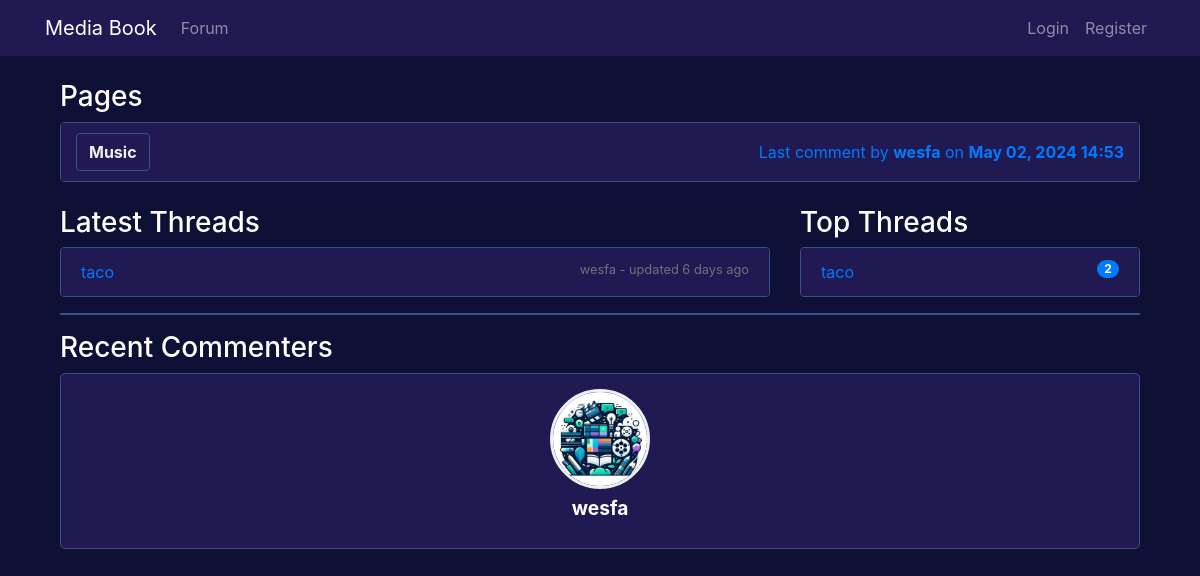
The app's page /forum/ with its own data.
### Forum/models.py (models this page shows, shortened)
class Page(models.Model):
    title = models.CharField(max_length=100)
    def get_latest_comment(self):
        from .models import Comment
        return Comment.objects.filter(thread__page=self).order_by('-created_at').first()

class Comment(models.Model):
    thread = models.ForeignKey(Thread, on_delete=models.CASCADE, related_name='comment')
    user = models.ForeignKey(User, on_delete=models.CASCADE)
    content = models.TextField()
    testtext = models.CharField(max_length=100)
    created_at = models.DateTimeField(auto_now_add=True)
    last_edited = models.DateTimeField(null=True, blank=True)
    likes = models.ManyToManyField(User, related_name='liked_comments', blank=True)
    parent = models.ForeignKey('self', on_delete=models.CASCADE, null=True, blank=True)

class Thread(models.Model):
    page = models.ForeignKey(Page, on_delete=models.CASCADE)
    title = models.CharField(max_length=200)
    original_poster = models.ForeignKey(User, on_delete=models.CASCADE, null=True, blank=True, related_name='created_threads')
    subscribers = models.ManyToManyField(User, related_name='subscribed_threads', blank=True)
    created_at = models.DateTimeField(auto_now_add=True)
    latest_comment_time = models.DateTimeField(null=True, blank=True)
    latest_comment_username = models.CharField(max_length=100, null=True, blank=True)

### ProfileApp/models.py (models this page shows, shortened)
class Profile(models.Model):
    user = models.OneToOneField(User, on_delete=models.CASCADE)
    profile_picture = models.ImageField(upload_to='profile_pics', default='profile_pics/default.png')
    personal_info = models.TextField(max_length=500, blank=True)
    firstName = models.TextField(max_length=25, blank=True)
    lastName = models.TextField(max_length=25, blank=True)
    displayName = models.BooleanField(default=False)
    email = models.EmailField(max_length=100, blank=True)
    displayEmail = models.BooleanField(default=False)
    phoneNumber = models.CharField(max_length=10, blank=True)
    displayNumber = models.BooleanField(default=False)

### Forum/views.py (the view)
# urls.py: path('', views.forum_home, name='forum_home'),
def forum_home(request):
    pages = Page.objects.all()
    threads = Thread.objects.all()
    latest_comments = Comment.objects.filter(user=OuterRef('user')).order_by('-created_at')
    profiles_with_latest_comment_dates = Profile.objects.select_related('user').annotate(
        latest_comment_date=Subquery(latest_comments.values('created_at')[:1])
    ).filter(
        latest_comment_date__isnull=False  # Ensure the profile has at least one comment
    ).order_by('-latest_comment_date')[:10]  # Get the top 10
    for thread in threads:
        latest_comment = Comment.objects.filter(thread=thread).order_by('-created_at').first()
        if latest_comment:
            thread.latest_comment_time = latest_comment.created_at
            thread.latest_comment_username = latest_comment.user.username
        else:
            thread.latest_comment_time = None
            thread.latest_comment_username = "No comments"
    latest_threads = sorted(threads, key=lambda x: (x.latest_comment_time is not None, x.latest_comment_time), reverse=True)[:5]
    top_threads = Thread.objects.annotate(num_comments=Count('comment')).order_by('-num_comments')[:5]
    return render(request, 'forum_home.html', {
        'pages': pages,
        'latest_threads': latest_threads,
        'top_threads': top_threads,
        'recent_commenter_profiles': profiles_with_latest_comment_dates,
    })

### Forum/context_processors.py (called while the page is built)
def notifications(request):
    if request.user.is_authenticated:
        return {
            'global_notifications': Notification.objects.filter(to_user=request.user, is_read=False).order_by('-date')
        }
    return {}

### Forum/templates/forum_home.html (shortened to what this page needs)
{% extends 'base.html' %}
{% block content %}
<div class="container mt-3">
    <div class="row">
        <div class="col-12">
            <h3> Pages</h3>
            <div class="list-group custom-border-wes">
                {% for page in pages %}
                <div class="page-item">
                    <div class="page-title">
                        <a href="{% url 'thread_list' page.id %}" class="page-link">{{ page.title }}</a>
                    </div>
                    <div class="comment-link">
                        {% with latest_comment=page.get_latest_comment %}
                        {% if latest_comment %}
                            <a href="{% url 'thread_detail_comment' latest_comment.thread.id latest_comment.id %}">
                                Last comment by <strong>{{ latest_comment.user.username }}</strong> on <strong>{{ latest_comment.created_at|date:"M d, Y H:i" }}</strong>
                            </a>
                        {% else %}
                            <small>No comments yet.</small>
                        {% endif %}
                        {% endwith %}
                    </div>
                </div>
                {% endfor %}
            </div>
        </div>
    </div>
    <div class="row mt-4">
        <div class="col-md-8">
            <h3>Latest Threads</h3>
            <ul class="list-group custom-border-wes">
                {% for thread in latest_threads %}
                <li class="list-group-item custom-border-wes">
                    <a href="{% url 'thread_detail' thread.id %}">{{ thread.title }}</a>
                    <small class="float-right text-muted">
                        {% if thread.latest_comment_username != "No comments" %}
                            {{ thread.latest_comment_username }} - updated {{ thread.latest_comment_time|timesince }} ago
                        {% else %}
                            No comments
                        {% endif %}
                    </small>
                </li>
                {% endfor %}
            </ul>
        </div>
        <div class="col-md-4">
            <h3>Top Threads</h3>
            <ul class="list-group custom-border-wes">
                {% for thread in top_threads %}
                <li class="list-group-item custom-border-wes">
                    <a href="{% url 'thread_detail' thread.id %}">{{ thread.title }}</a>
                    <span class="badge badge-primary badge-pill float-right">{{ thread.comment.count }}</span>
                </li>
                {% endfor %}
            </ul>
        </div>
    </div>
    <hr style="height:2px;border-width:0;background-color:#365486">
    <h3>Recent Commenters</h3>
    <div class="recent-commenters">
        <ul>
            {% for profile in recent_commenter_profiles %}
            <li>
                <a href="{% url 'ProfileApp:public_profile' profile.user.username %}">
                    <img src="{{ profile.profile_picture.url }}" alt="{{ profile.user.username }}" class="profile-picture">
                    <div class="name">
                        {{ profile.user.username }}
                    </div>
                </a>
            </li>
            {% empty %}
            <li>No recent comments</li>
            {% endfor %}
        </ul>
    </div>
</div>
{% endblock %}

### records on screen
Page: title "Music", get_latest_comment.user.username "wesfa", get_latest_comment.created_at "May 02, 2024 14:53"
Thread: title "taco", latest_comment_username "wesfa", latest_comment_time "6 days", comment.count "2"
Profile: profile_picture (placeholder picture), user.username "wesfa"
